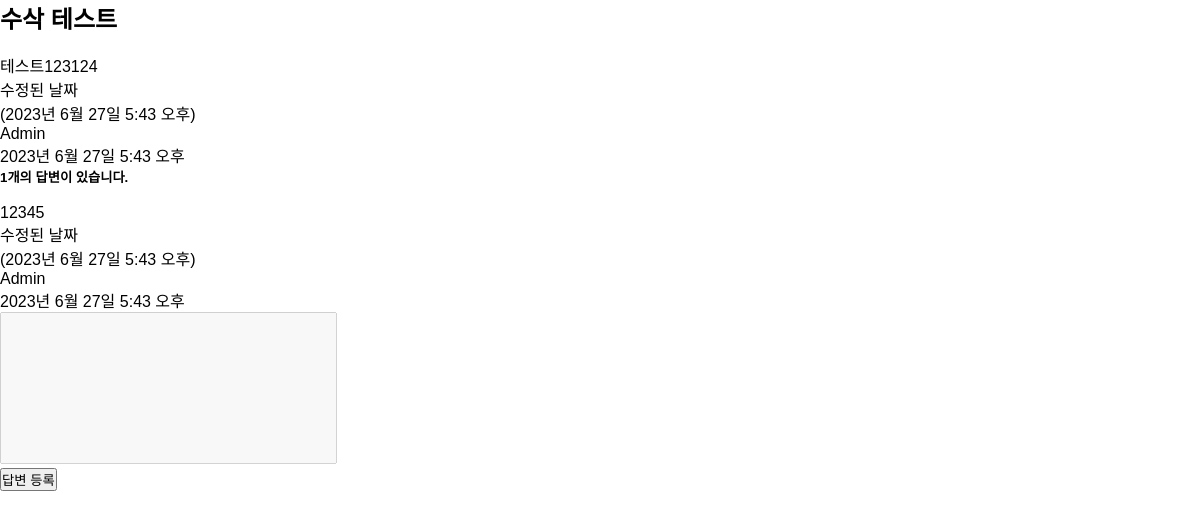
Page /board/detail/13/ on the committed database.
### board/models.py (models this page shows, shortened)
class Question(models.Model):
    author = models.ForeignKey(User, on_delete=models.CASCADE)
    subject = models.CharField(max_length=200)
    content = models.TextField()
    create_date = models.DateTimeField()
    modify_date = models.DateTimeField(null=True, blank=True)

class Answer(models.Model):
    author = models.ForeignKey(User, on_delete=models.CASCADE)
    question = models.ForeignKey(Question, on_delete=models.CASCADE)
    content = models.TextField()
    create_date = models.DateTimeField()
    modify_date = models.DateTimeField(null=True, blank=True)

### board/views.py (the view)
# urls.py: path('detail/<int:question_id>/', views.detail, name='detail'),
def detail(request, question_id):
    question = get_object_or_404(Question, pk=question_id)
    context = {'question': question}
    return render(request, 'board/detail.html', context)

### templates/board/detail.html (shortened to what this page needs)
{% extends 'base.html' %}
{% block content %}
<div class="container my-3">
    <h2 class="border-bottom py-2">{{ question.subject }}</h2>
    <div class="card my-3">
        <div class="card-body">
            <div class="card-text" style="white-space: pre-line;">
                {{ question.content }}
            </div>
            <div class="d-flex justify-content-end">
                {% if question.modify_date %}
                <div class="badge bg-light text-dark p-2 mx-2">
                    <div class="mb-2 text-start">수정된 날짜</div>
                    <div>({{ question.modify_date }})</div>
                </div>
                {% endif %}
                <div class="badge bg-light text-dark p-2">
                    <div class="mb-2 text-start">{{ question.author }}</div>
                    <div>{{ question.create_date }}</div>
                </div>
            </div>
        </div>
    </div>
    <h5 class="border-bottom my-3 py-2">
        {{ question.answer_set.count }}개의 답변이 있습니다.
    </h5>
    {% for answer in question.answer_set.all %}
    <div class="card my-3">
        <div class="card-body">
            <div class="card-text" style="white-space: pre-line;">
                {{ answer.content }}
            </div>
            <div class="d-flex justify-content-end my-2">
                {% if answer.modify_date %}
                <div class="badge bg-light text-dark p2 mx-2">
                    <div class="mb-2 text-start">수정된 날짜</div>
                    <div>({{ answer.modify_date }})</div>
                </div>
                {% endif %}
                <div class="badge badge-light p-2">
                    <div class="mb-2 text-start">{{ answer.author }}</div>
                    <div>{{ answer.create_date }}</div>
                </div>
            </div>
        </div>
    </div>
    {% endfor %}
    <form action="{% url 'board:answer_create' question.id %}" method="post" class="my-3">
        <div class="form-group">
            <textarea name="content" id="content" rows="10" cols="40" class="form-control" style="resize:none;"
                      {% if not user.is_authenticated %}disabled{% endif %}></textarea>
        </div>
        <input type="submit" value="답변 등록" class="btn btn-primary">
    </form>
</div>
{% endblock %}

### static/board/css/style.css (style rules this page uses)
* { margin: 0; padding: 0; box-sizing: border-box; }
.container { width: 100%; height: 100px; }

### static/board/css/head.css (style rules this page uses)
* { margin: 0; padding: 0; font-family: Arial, Helvetica, sans-serif; text-transform: capitalize; text-decoration: none; }

### rows in the picture
Question: subject "수삭 테스트", content "테스트123124", modify_date "2023년 6월 27일 5:43 오후", author "Admin", create_date "2023년 6월 27일 5:43 오후", answer_set.count "1"
Answer: content "12345", modify_date "2023년 6월 27일 5:43 오후", author "Admin", create_date "2023년 6월 27일 5:43 오후"
